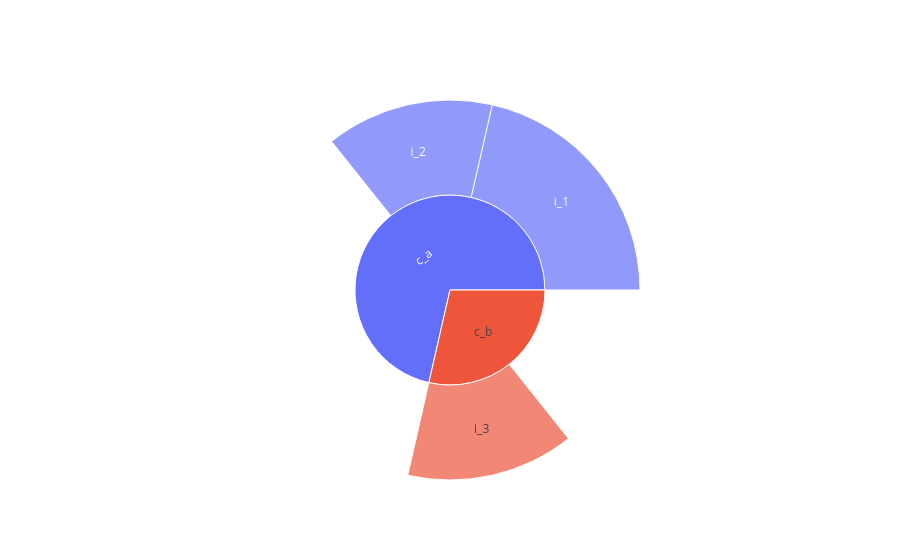

Source (notebook cell):
### Code cell
import plotly.graph_objects as go

fig =go.Figure(go.Sunburst(
    labels= ["MyWork.txt", "Holiday.jpg", "Documents", "FavouriteSong.mp3", "Desktop"],
    parents= ["Documents", "Documents", "", "Desktop", ""], 
    values= [3, 2, 5, 2, 2],
))

#fig.write_html('first_figure.html', auto_open=True)
fig.show() #- works in Notebook but not in Lab

### Figure 1 — Plotly figure (JSON) as saved in the notebook; plotly's stock layout.template omitted (floating-point values rounded to 4 significant figures)
{"data": [{"labels": ["i_1", "i_2", "c_a", "i_3", "c_b"], "parents": ["c_a", "c_a", "", "c_b", ""], "type": "sunburst", "values": [3, 2, 5, 2, 2]}], "layout": {}}
